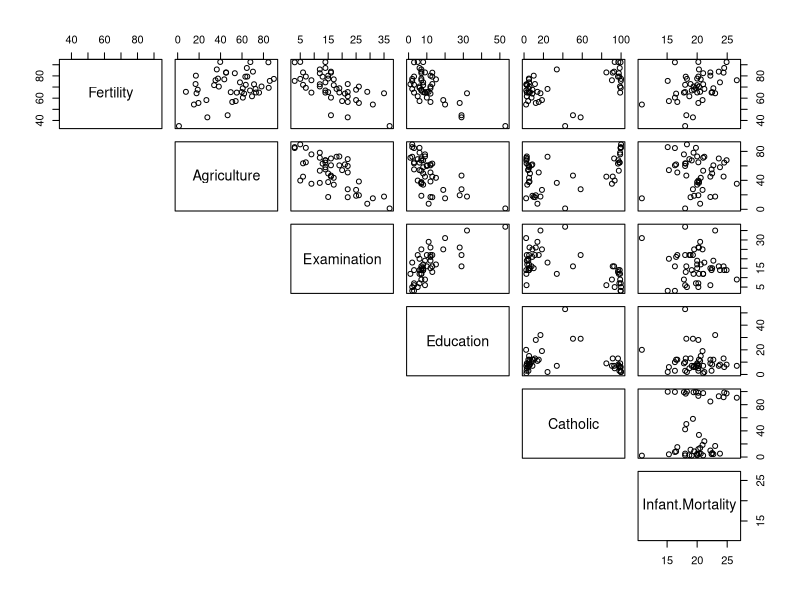
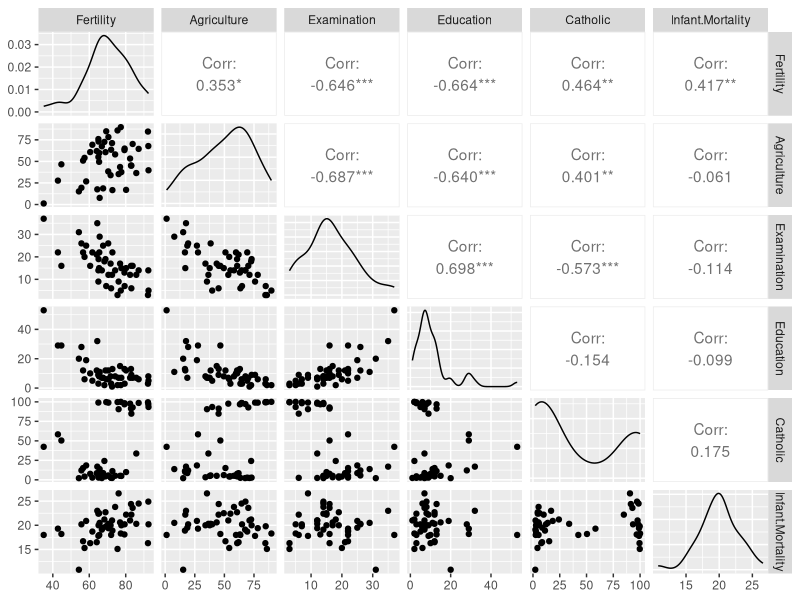

Generate these figures, in order, with R:
## ---- chunk 1
library(datasets)
library(tidyverse)
library(corrplot)
library(GGally)
data(swiss)
head(swiss)
## ---- chunk 2
pairs(swiss, lower.panel = NULL)
## ---- chunk 3
ggpairs(swiss)
## ---- chunk 4
round(cor(swiss), 2)
## ---- chunk 5
result <- lm(Fertility ~ Agriculture + Examination + Education + Catholic + Infant.Mortality, data=swiss)
summary(result)
## ---- chunk 6
test_stats <- -0.014071 / 0.022708
df <- 108
p_value <- pt(test_stats, df) * 2
cat("The p_value is", p_value)


## ---- chunk 7
g = 3 # number of intervals
a = 0.05 # original alpha
df = 108 # degrees of freedom
multiplier = qt(1-(a/2*g), df)
B1 = 0.23 # estimate of variable "Stay"
SE_B1 = 0.06 # error of estimate B1
B2 = -0.01 # estimate of variable "Age"
SE_B2 = 0.02 # error of estimate B2
B3 = 0.02 # estimate of variable "Xray"
SE_B3 = 0.01 # error of estimate B3
cat("B1 95% interval is [", B1-multiplier*SE_B1,",", B1+multiplier*SE_B1, "]")
## ---- chunk 8
cat("B2 95% interval is [", B2-multiplier*SE_B2,",", B2+multiplier*SE_B2, "]")
## ---- chunk 9
cat("B3 95% interval is [", B3-multiplier*SE_B3,",", B3+multiplier*SE_B3, "]")
